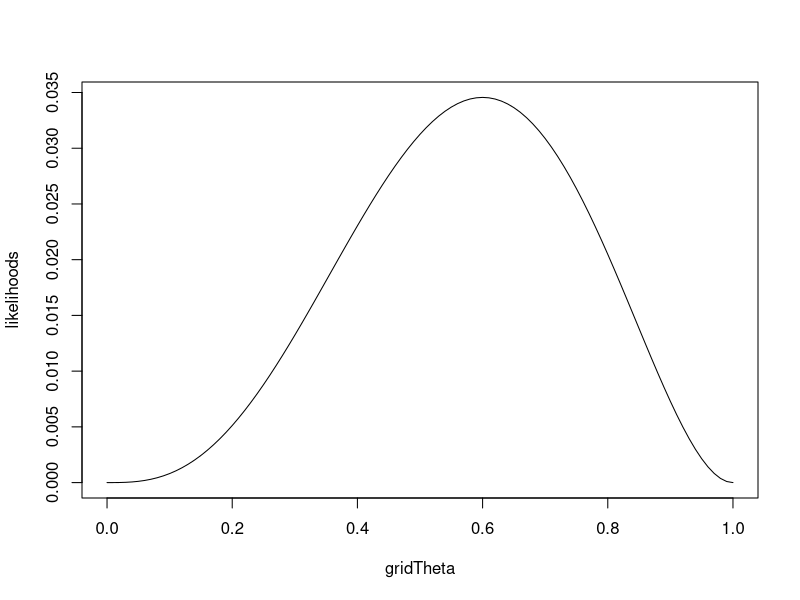

The R source for this figure:
setwd("~/Desktop/GithubIO/joanpaak.github.io-main/blathers/NormaaliUskotattavuus/")

y = c(1, 0, 1, 1, 0) 

likelihood = function(y, theta){
  likelihoods = rep(NaN, length(y))
  
  for(i in 1:length(y)){
    if(y[i] == 0){
      likelihoods[i] = 1 - theta
    } else if(y[i] == 1){
      likelihoods[i] = theta
    }
  }
  
  return(prod(likelihoods))
}

gridMin  = 0
gridMax  = 1
gridStep = 0.01

gridTheta = seq(from = gridMin, to = gridMax, by = gridStep)  

likelihoods = rep(NaN, length(gridTheta))          

for(i in 1:length(gridTheta)){
  likelihoods[i] = likelihood(y, gridTheta[i])
}    

plot(gridTheta, likelihoods, type = "l")  